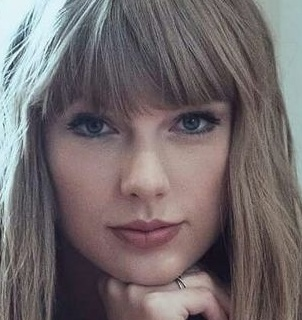
#> input picture dataPhotos/Taylor Swift/Taylor Swift_104.jpg, 302 x 320 px; its folder holds only this picture in this run
$ python main.py
#> lines starting #> are read from the running program, lines starting #| are printed output that depends on the picture
#> the answer given: 1
### src/util.py
import shutil
import os
import uuid
import cv2
import config


# 清空文件夹
def clearOldPhotos(pathStr):
    shutil.rmtree(pathStr)
    os.mkdir(pathStr)


# 获取某个目录的子目录名称
def getPhotoDirName(pathStr):
#> called with pathStr = '../dataPhotos/'
    children = os.listdir(pathStr)
    ans = []
    for file in children:
        if os.path.isfile(os.path.join(pathStr, file)):
            continue
        ans.append(file)
    return ans


# 生成一个随机id
def getUUIDStr():
    return str(uuid.uuid1())


# 绘制人脸框
# name 人名
# faceBox 人脸位置信息
# sourceMatLikeImg 原始Matlike类型的图片
# [18 lines left out: function drawFaceBox, not called in this run]


# 获取脸部信息
def getFace(matLikeImg):
    gray = cv2.cvtColor(matLikeImg, cv2.COLOR_BGR2GRAY)
    faceBox = config.kFaceCascade.detectMultiScale(gray)  # 获得脸部位置信息
    return faceBox


def getGray(matLikeImg):
    gray = cv2.cvtColor(matLikeImg, cv2.COLOR_BGR2GRAY)
    return gray


# 获取最大的人脸
def getMaxFaceBox(faceBox):
    if len(faceBox) < 2:
        return faceBox
    maxArea = 0
    ansIndex = 0
    for index, (x, y, w, h) in enumerate(faceBox):
        area = w * h
        if area > maxArea:
            maxArea = area
            ansIndex = index
    return [faceBox[ansIndex]]

### src/locateFace.py
import config
import cv2
import os
import util

# 图片路径
kPhotosPath = config.kPhotosPath
kSolvedPhotosPath = config.kSolvedPhotosPath
kFaceCascade = config.kFaceCascade

"""
matLikeImgInfo 是 [图片名称, MatLike类型的图片]
"""


# 遍历数据集的图片，截取人脸
def locateFaceFromFiles():
    print("采样中......")
    util.clearOldPhotos(kSolvedPhotosPath)
    dirNames = util.getPhotoDirName(kPhotosPath)
    for dirName in dirNames:
        currentDirPath = os.path.join(kPhotosPath, dirName + os.sep)
        fileNames = os.listdir(currentDirPath)
        for fileName in fileNames:
            matLikeImg = cv2.imread(os.path.join(currentDirPath, fileName))
#> matLikeImg is the input picture: shape (320, 302, 3); mean B, G, R 107.9, 106.4, 115.3
            oneFaceBox = locateOneFace(matLikeImg)
#> in getFace, `gray = cv2.cvtColor(matLikeImg, cv2.COLOR_BGR2GRAY)`:
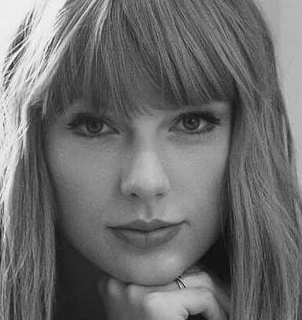
#> gray: shape (320, 302); min 12, max 250, mean 109.2
#> in getFace, `faceBox = config.kFaceCascade.detectMultiScale(gray)`: faceBox = [[31, 49, 229, 229]]
#> oneFaceBox = [31, 49, 229, 229]
            if oneFaceBox is None:
                continue
            fileName = util.getUUIDStr() + "_" + fileName
            targetDirPath = os.path.join(kSolvedPhotosPath, dirName + os.sep)
            if not os.path.exists(targetDirPath):
                os.makedirs(targetDirPath)
            (x, y, w, h) = oneFaceBox
#> x = 31; y = 49; w = 229; h = 229
            gray = cv2.cvtColor(matLikeImg, cv2.COLOR_BGR2GRAY)
            cv2.imwrite(
                os.path.join(targetDirPath, fileName),
                gray[y : y + h, x : x + w],
            )
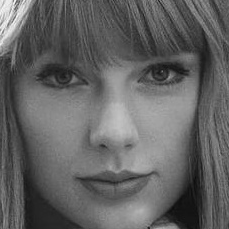
#> saved as 84928b88-e4e3-11f1-aa33-1bdaca013e13_Taylor Swift_104.jpg: shape (229, 229); min 12, max 250, mean 98.2
            print("采样成功: " + dirName + " -- " + fileName)
    print("采样完成!")


# 从内存数据中截取人脸
# name 人名
# [15 lines left out: function locateFaceFromData, not called in this run]


# 定位一张脸
def locateOneFace(matLikeImg):
    faceBox = util.getFace(matLikeImg)
    faceBox = util.getMaxFaceBox(faceBox)
    if len(faceBox) == 0:
        return None
    return faceBox[0]

### src/main.py
import locateFace
import train
import recognize
import cv2


while True:
    print("====================================================")
    print("              请放入数据集后进行选择:")
    print("              1.对数据集进行人脸截取")
    print("              2.使用灰度图片进行训练")
    print("              3.检测测试数据集的人脸")
    print("              4.退出")
    print("====================================================")
#> (the run stopped early here; a loop or call above may not have finished)
